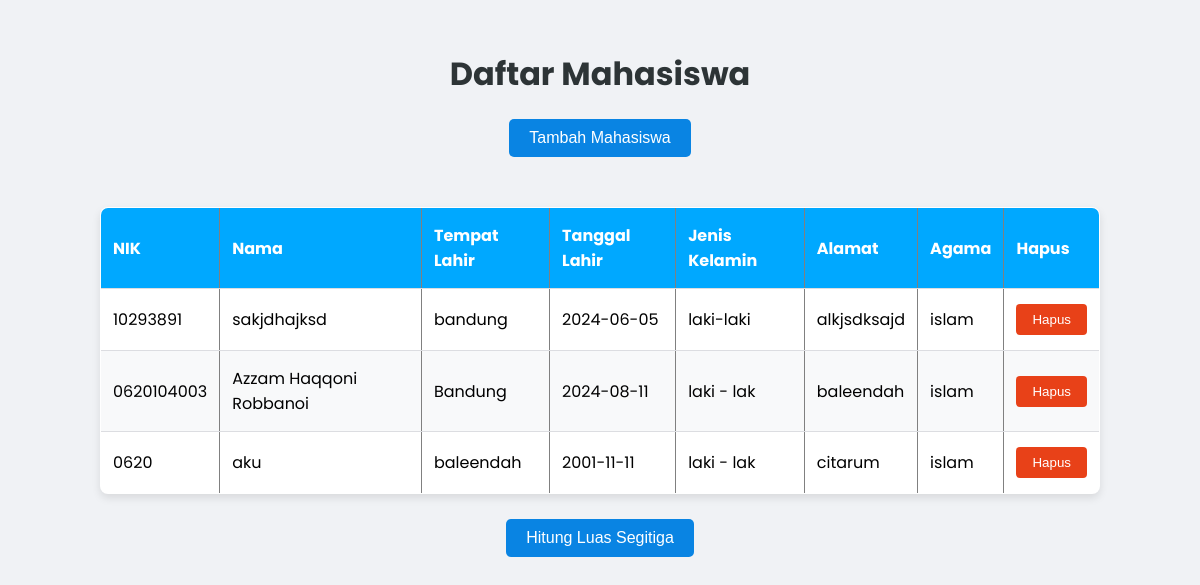
The page / on the database its author committed.
### tables this page shows
CREATE TABLE `tb_mahasiswa` (
  `id` int NOT NULL,
  `nik` varchar(16) NOT NULL,
  `nama` varchar(64) NOT NULL,
  `tempat_lahir` varchar(32) NOT NULL,
  `tanggal_lahir` date NOT NULL,
  `jenis_kelamin` varchar(10) NOT NULL,
  `alamat` text NOT NULL,
  `agama` enum('islam','kristen','hindu','budha') DEFAULT NULL
);

### application/controllers/Mahasiswa.php (called while the page is built, shortened)
<?php
class Mahasiswa extends CI_Controller {
	public function __construct()
	{
		$this->load->model('m_mahasiswa');
	}
	public function index()
	{
        $model = $this->m_mahasiswa;
		$data = array();
		$data["mahasiswa"] = $model->get();
		$this->load->view('list_mahasiswa', $data);
	}
}

### index.php (called while the page is built, shortened)
<?php
require_once BASEPATH.'core/CodeIgniter.php';

### application/models/M_mahasiswa.php (called while the page is built, shortened)
<?php
class M_mahasiswa extends CI_Model{
    public $table = 'tb_mahasiswa';
    public function get(){
        try {
            $query = $this->db->get($this->table);
            $data = $query->result_array();
            return $data;
        } catch (Exception $e) {
            return $e;
        }
    }
}
?>

### application/views/list_mahasiswa.php (the view, shortened to what this page needs)
<!DOCTYPE html>
<html lang="en">
<head>
</head>
<body>
    <h1>Daftar Mahasiswa</h1>
    <a href="<?php echo base_url('mahasiswa/add');?>">
        <button type="button">Tambah Mahasiswa</button>
    </a>
    <table border="1">
        <thead>
            <tr>
                <th>NIK</th>
                <th>Nama</th>
                <th>Tempat Lahir</th>
                <th>Tanggal Lahir</th>
                <th>Jenis Kelamin</th>
                <th>Alamat</th>
                <th>Agama</th>
                <th>Hapus</th>
            </tr>
        </thead>
        <tbody>
            <?php foreach($mahasiswa as $key=>$data): ?>
                <tr>
                    <td><?php echo $data["nik"] ?></td>
                    <td><?php echo $data["nama"] ?></td>
                    <td><?php echo $data["tempat_lahir"] ?></td>
                    <td><?php echo $data["tanggal_lahir"] ?></td>
                    <td><?php echo $data["jenis_kelamin"] ?></td>
                    <td><?php echo $data["alamat"] ?></td>
                    <td><?php echo $data["agama"] ?></td>
                    <td><a href="<?php echo base_url('mahasiswa/delete/'.$data['id']) ?>"><input type="button" value="Hapus"></a></td>
                </tr>
            <?php endforeach ?>
        </tbody>
    </table>
    <br>
    <a href="<?php echo base_url('segitiga');?>" class="button-link">
        <button type="button">Hitung Luas Segitiga</button>
    </a>
</body>
</html>

### application/views/list_mahasiswa.php (style rules this page uses)
body { font-family: 'Poppins', sans-serif; background-color: #f0f2f5; display: flex; flex-direction: column; align-items: center; margin: 0; padding: 0; }
h1 { margin-top: 50px; font-size: 2rem; color: #2d3436; }
button { background-color: #0984e3; padding: 10px 20px; color: #ffffff; border: none; border-radius: 5px; cursor: pointer; font-size: 1rem; margin-bottom: 20px; transition: background-color 0.3s ease; text-decoration: none; }
table { width: 90%; max-width: 1000px; margin-top: 30px; border-collapse: collapse; background-color: #ffffff; box-shadow: 0px 4px 8px rgba(0, 0, 0, 0.1); border-radius: 8px; overflow: hidden; }
thead { background-color: #00a8ff; color: #ffffff; text-align: left; }
table td, table th { padding: 15px 12px; text-align: left; border-bottom: 1px solid #dcdde1; }
table tbody tr:nth-child(even) { background-color: #f8f9fa; }
table input[type="button"] { background-color: #e84118; padding: 8px 16px; color: #ffffff; border: none; border-radius: 4px; cursor: pointer; transition: background-color 0.3s ease; }
a.button-link { text-decoration: none; }

### rows shown on the page
tb_mahasiswa: nik "10293891", nama "sakjdhajksd", tempat_lahir "bandung", tanggal_lahir "2024-06-05", jenis_kelamin "laki-laki", alamat "alkjsdksajd", agama "islam"
tb_mahasiswa: nik "0620104003", nama "Azzam Haqqoni Robbanoi", tempat_lahir "Bandung", tanggal_lahir "2024-08-11", jenis_kelamin "laki - lak", alamat "baleendah", agama "islam"
tb_mahasiswa: nik "0620", nama "aku", tempat_lahir "baleendah", tanggal_lahir "2001-11-11", jenis_kelamin "laki - lak", alamat "citarum", agama "islam"
